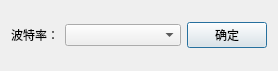
<?xml version="1.0" encoding="UTF-8"?>
<ui version="4.0">
 <class>CanConfigDialog</class>
 <widget class="QDialog" name="CanConfigDialog">
  <property name="geometry">
   <rect>
    <x>0</x>
    <y>0</y>
    <width>278</width>
    <height>71</height>
   </rect>
  </property>
  <property name="windowTitle">
   <string>配置CAN</string>
  </property>
  <layout class="QGridLayout" name="gridLayout">
   <item row="0" column="0">
    <layout class="QHBoxLayout" name="horizontalLayout">
     <item>
      <widget class="QLabel" name="label">
       <property name="sizePolicy">
        <sizepolicy hsizetype="Fixed" vsizetype="Fixed">
         <horstretch>0</horstretch>
         <verstretch>0</verstretch>
        </sizepolicy>
       </property>
       <property name="text">
        <string>波特率：</string>
       </property>
      </widget>
     </item>
     <item>
      <widget class="QComboBox" name="baurateComboBox">
       <property name="sizePolicy">
        <sizepolicy hsizetype="Expanding" vsizetype="Fixed">
         <horstretch>0</horstretch>
         <verstretch>0</verstretch>
        </sizepolicy>
       </property>
      </widget>
     </item>
     <item>
      <widget class="QPushButton" name="okPushButton">
       <property name="text">
        <string>确定</string>
       </property>
      </widget>
     </item>
    </layout>
   </item>
  </layout>
 </widget>
 <resources/>
 <connections/>
</ui>
